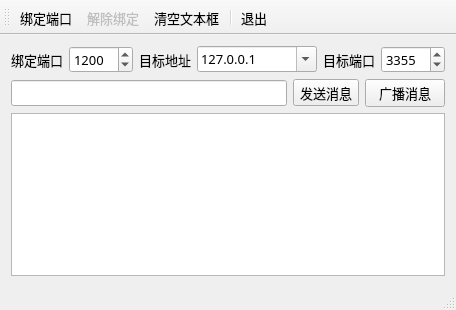
<?xml version="1.0" encoding="UTF-8"?>
<ui version="4.0">
 <class>MainWindow</class>
 <widget class="QMainWindow" name="MainWindow">
  <property name="geometry">
   <rect>
    <x>0</x>
    <y>0</y>
    <width>454</width>
    <height>310</height>
   </rect>
  </property>
  <property name="font">
   <font>
    <family>宋体</family>
    <pointsize>10</pointsize>
   </font>
  </property>
  <property name="windowTitle">
   <string>UDP Sender/Receiver</string>
  </property>
  <widget class="QWidget" name="centralWidget">
   <layout class="QVBoxLayout" name="verticalLayout">
    <item>
     <layout class="QHBoxLayout" name="horizontalLayout">
      <item>
       <widget class="QLabel" name="label">
        <property name="text">
         <string>绑定端口</string>
        </property>
        <property name="alignment">
         <set>Qt::AlignRight|Qt::AlignTrailing|Qt::AlignVCenter</set>
        </property>
       </widget>
      </item>
      <item>
       <widget class="QSpinBox" name="spinBindPort">
        <property name="minimum">
         <number>1</number>
        </property>
        <property name="maximum">
         <number>65535</number>
        </property>
        <property name="value">
         <number>1200</number>
        </property>
       </widget>
      </item>
      <item>
       <widget class="QLabel" name="label_3">
        <property name="text">
         <string>目标地址</string>
        </property>
        <property name="alignment">
         <set>Qt::AlignRight|Qt::AlignTrailing|Qt::AlignVCenter</set>
        </property>
       </widget>
      </item>
      <item>
       <widget class="QComboBox" name="comboTargetIP">
        <property name="minimumSize">
         <size>
          <width>120</width>
          <height>0</height>
         </size>
        </property>
        <property name="editable">
         <bool>true</bool>
        </property>
        <property name="duplicatesEnabled">
         <bool>false</bool>
        </property>
        <item>
         <property name="text">
          <string>127.0.0.1</string>
         </property>
        </item>
       </widget>
      </item>
      <item>
       <widget class="QLabel" name="label_4">
        <property name="text">
         <string>目标端口</string>
        </property>
        <property name="alignment">
         <set>Qt::AlignRight|Qt::AlignTrailing|Qt::AlignVCenter</set>
        </property>
       </widget>
      </item>
      <item>
       <widget class="QSpinBox" name="spinTargetPort">
        <property name="minimum">
         <number>1</number>
        </property>
        <property name="maximum">
         <number>65535</number>
        </property>
        <property name="value">
         <number>3355</number>
        </property>
       </widget>
      </item>
     </layout>
    </item>
    <item>
     <layout class="QHBoxLayout" name="horizontalLayout_2">
      <item>
       <widget class="QLineEdit" name="editMsg"/>
      </item>
      <item>
       <widget class="QToolButton" name="btnSend">
        <property name="text">
         <string>发送消息</string>
        </property>
       </widget>
      </item>
      <item>
       <widget class="QPushButton" name="btnBroadcast">
        <property name="text">
         <string>广播消息</string>
        </property>
       </widget>
      </item>
     </layout>
    </item>
    <item>
     <widget class="QPlainTextEdit" name="plainTextEdit"/>
    </item>
   </layout>
  </widget>
  <widget class="QMenuBar" name="menuBar">
   <property name="geometry">
    <rect>
     <x>0</x>
     <y>0</y>
     <width>454</width>
     <height>23</height>
    </rect>
   </property>
  </widget>
  <widget class="QStatusBar" name="statusBar"/>
  <widget class="QToolBar" name="mainToolBar">
   <property name="toolButtonStyle">
    <enum>Qt::ToolButtonTextBesideIcon</enum>
   </property>
   <attribute name="toolBarArea">
    <enum>TopToolBarArea</enum>
   </attribute>
   <attribute name="toolBarBreak">
    <bool>false</bool>
   </attribute>
   <addaction name="actStart"/>
   <addaction name="actStop"/>
   <addaction name="actClear"/>
   <addaction name="separator"/>
   <addaction name="actQuit"/>
  </widget>
  <action name="actStart">
   <property name="icon">
    <iconset resource="res.qrc">
     <normaloff>:/images/images/620.bmp</normaloff>:/images/images/620.bmp</iconset>
   </property>
   <property name="text">
    <string>绑定端口</string>
   </property>
   <property name="toolTip">
    <string>绑定UDP监听端口</string>
   </property>
  </action>
  <action name="actStop">
   <property name="enabled">
    <bool>false</bool>
   </property>
   <property name="icon">
    <iconset resource="res.qrc">
     <normaloff>:/images/images/624.bmp</normaloff>:/images/images/624.bmp</iconset>
   </property>
   <property name="text">
    <string>解除绑定</string>
   </property>
   <property name="toolTip">
    <string>解除绑定</string>
   </property>
  </action>
  <action name="actQuit">
   <property name="icon">
    <iconset resource="res.qrc">
     <normaloff>:/images/images/132.bmp</normaloff>:/images/images/132.bmp</iconset>
   </property>
   <property name="text">
    <string>退出</string>
   </property>
   <property name="toolTip">
    <string>退出本程序</string>
   </property>
  </action>
  <action name="actClear">
   <property name="icon">
    <iconset resource="res.qrc">
     <normaloff>:/images/images/212.bmp</normaloff>:/images/images/212.bmp</iconset>
   </property>
   <property name="text">
    <string>清空文本框</string>
   </property>
   <property name="toolTip">
    <string>清空文本框</string>
   </property>
  </action>
  <action name="actHostInfo">
   <property name="icon">
    <iconset resource="res.qrc">
     <normaloff>:/images/images/110.JPG</normaloff>:/images/images/110.JPG</iconset>
   </property>
   <property name="text">
    <string>本机地址</string>
   </property>
   <property name="toolTip">
    <string>获取本机地址</string>
   </property>
  </action>
 </widget>
 <layoutdefault spacing="6" margin="11"/>
 <resources>
  <include location="res.qrc"/>
 </resources>
 <connections>
  <connection>
   <sender>actQuit</sender>
   <signal>triggered()</signal>
   <receiver>MainWindow</receiver>
   <slot>close()</slot>
   <hints>
    <hint type="sourcelabel">
     <x>-1</x>
     <y>-1</y>
    </hint>
    <hint type="destinationlabel">
     <x>214</x>
     <y>164</y>
    </hint>
   </hints>
  </connection>
 </connections>
</ui>
